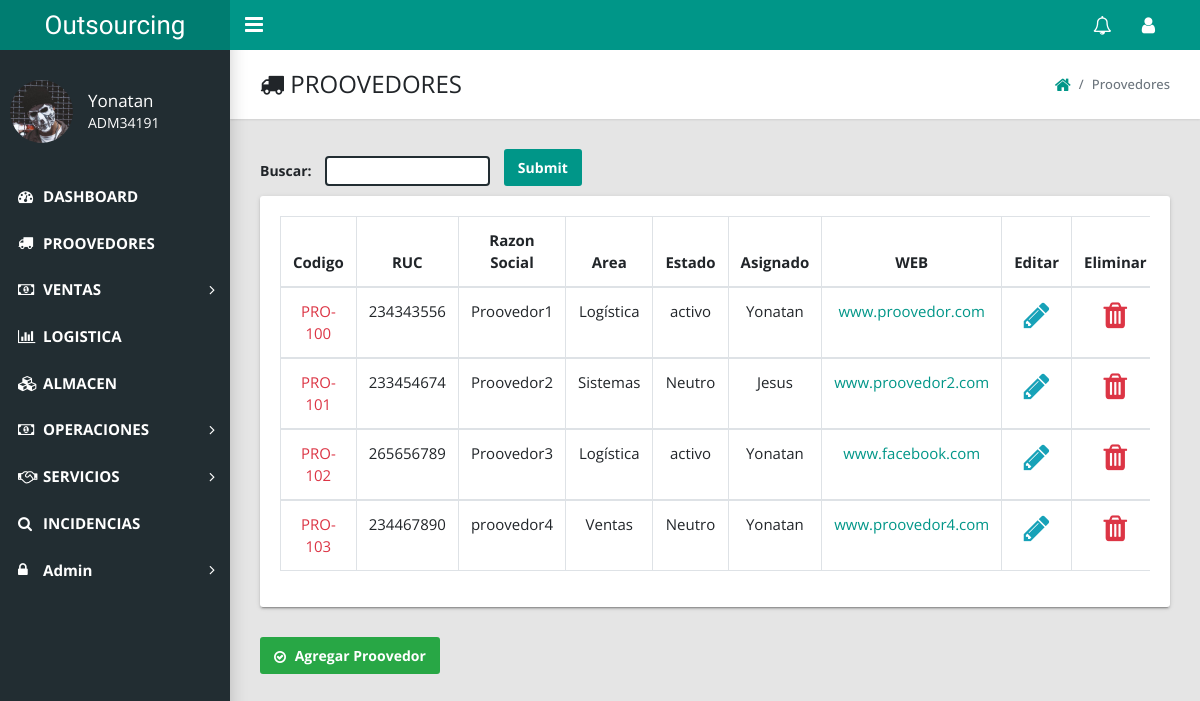
Screenshot of /admin/index.php?action=view_proovedor (signed in) with the database file from the repository.
### tables this page shows
CREATE TABLE `proveedores` (
  `Id_proovedor` int(10) NOT NULL,
  `cod_proovedor` varchar(20) NOT NULL,
  `ruc_proovedor` int(11) NOT NULL,
  `razon_proovedor` varchar(50) NOT NULL,
  `direccion_proovedor` text NOT NULL,
  `contacto_proovedor` varchar(100) NOT NULL,
  `celular1_proovedor` int(9) NOT NULL,
  `celular2_proovedor` int(9) NOT NULL,
  `email1_proovedor` varchar(50) NOT NULL,
  `email2_proovedor` varchar(50) NOT NULL,
  `web_proovedor` text NOT NULL,
  `area_proovedor` varchar(50) NOT NULL,
  `estado_proovedor` varchar(50) NOT NULL,
  `asignado_proovedor` varchar(50) NOT NULL
);

### admin/includes/proovedor/view_pro.php (the view, shortened to what this page needs)
<link href="styles/main.css" type="text/css" rel="stylesheet">
<link href="styles/ver.css" type="text/css" rel="stylesheet">
<?php if($_SESSION['role'] != 7 AND $_SESSION['role'] != 9 AND $_SESSION['role'] != 5 ){
  echo "<script>alert('No puedes acceder acá ')</script>";
  echo "<script>window.open('index.php?logged_in=Logueaste%20correctamente!','_self')</script>";
}else{
  ?>
    <main class="app-content">
      <div class="app-title">
        <div>
          <h1><i class="fa fa-truck"></i> PROOVEDORES</h1>
        </div>
        <ul class="app-breadcrumb breadcrumb side">
          <li class="breadcrumb-item"><a href="index.php?logged_in=Logueaste%20correctamente!"><i class="fa fa-home fa-lg"></i></a></li>
          <li class="breadcrumb-item active">Proovedores</li>
        </ul>
      </div>
      <form action="buscador_prov.php" method="get">
      <label>Buscar: </label>
      <input type="text" id="buscar_coti" name="buscador_prov">
      <input type="submit" name="buscar_prov"class="btn btn-primary" style="margin-bottom:10px;margin-left: 10px;">
    </form>
      <div class="row" style="font-size: 15px;">
        <div class="col-md-12">
          <div class="tile">
            <div class="tile-body">
              <form action="" method="post" enctype="multipart/form-data" >
                <div class="table-responsive">
                  <table class="table table-hover table-bordered">
                  <thead align="center">
                    <tr>
                      <th>Codigo</th>
                      <th>RUC</th>
                      <th>Razon Social</th>
                      <th>Area</th>
                      <th>Estado</th>
                      <th>Asignado</th>
                      <th>WEB</th>
                      <th>Editar</th>
                      <th>Eliminar</th>
                    </tr>
                  </thead>
                  <?php
                  $all_cli = mysqli_query($conexion,"select * from proveedores order by Id_proovedor");
                  $i = 1;
                  while($row=mysqli_fetch_array($all_cli)){
                    ?>
                    <tbody align="center">
                      <tr>
                       <td><a href="index.php?action=view_proovedor_id&pro_codigo=<?php echo $row['cod_proovedor'];?>"style="color:#dc3545;"> <?php echo $row['cod_proovedor']; ?></a></td>
                       <td><?php echo $row['ruc_proovedor']; ?></td>
                       <td><?php echo $row['razon_proovedor']; ?></td>
                       <td><?php echo $row['area_proovedor']; ?></td>
                       <td><?php echo $row['estado_proovedor']; ?></td>
                       <td><?php echo $row['asignado_proovedor']; ?></td>
                       <td><a href="https://<?php echo $row['web_proovedor']; ?>" target="?blank"><?php echo $row['web_proovedor']; ?></a></td>
                           <td class="delete"><a href="index.php?action=edit_proovedor&ruc=<?php echo $row['ruc_proovedor']; ?>" ><i class="fa fa-pencil fa-2x" aria-hidden="true"></i></a></td>
                           <td class="delete"><a href="index.php?action=view_proovedor&delete_pro=<?php echo $row['ruc_proovedor']; ?>" onclick="return confirm('Estas seguro de eliminar que quieres eliminar  a este empleado?');"><i class="fa fa-trash fa-2x" aria-hidden="true"></i></a></td>
                        </tr>
                    </tbody>
                    <?php $i++;}  ?>
                </table>
              </div>
              </form>
            </div>
          </div>
        </div>
      </div>
      <a href="index.php?action=add_proovedor" class="btn btn-success"><i class="fa fa-check-circle-o" aria-hidden="true"></i>  Agregar Proovedor</a>
 </main>
<?php } ?>

### admin/styles/ver.css (style rules this page uses)
.fa-pencil { color: #17a2b8; }
.fa-trash { color: #dc3545; }
label { font-weight: bold; }
#buscar_coti { border-radius: 4px; outline: none; border: none; border: 2px solid #222d32; height: 30px; margin-left: 10px; }

### rows the page displays
proveedores: cod_proovedor "PRO-100", ruc_proovedor "234343556", razon_proovedor "Proovedor1", area_proovedor "Logística", estado_proovedor "activo", asignado_proovedor "Yonatan", web_proovedor "www.proovedor.com"
proveedores: cod_proovedor "PRO-101", ruc_proovedor "233454674", razon_proovedor "Proovedor2", area_proovedor "Sistemas", estado_proovedor "Neutro", asignado_proovedor "Jesus", web_proovedor "www.proovedor2.com"
proveedores: cod_proovedor "PRO-102", ruc_proovedor "265656789", razon_proovedor "Proovedor3", area_proovedor "Logística", estado_proovedor "activo", asignado_proovedor "Yonatan", web_proovedor "www.facebook.com"
proveedores: cod_proovedor "PRO-103", ruc_proovedor "234467890", razon_proovedor "proovedor4", area_proovedor "Ventas", estado_proovedor "Neutro", asignado_proovedor "Yonatan", web_proovedor "www.proovedor4.com"

### other values shown
$_SESSION['name'] "Yonatan"
$_SESSION['cod_user'] "ADM34191"
